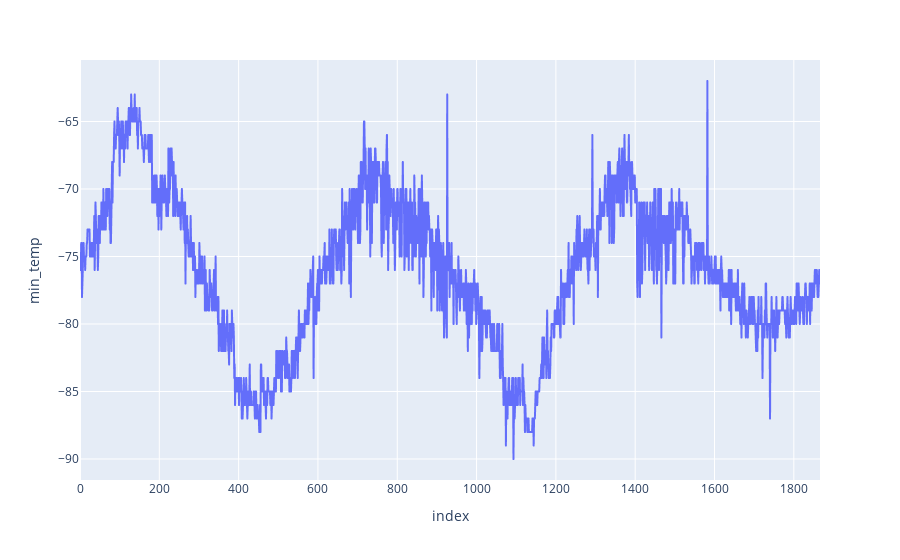

Write notebook code for a chart like this one.
### Code cell
# 5. How many terrestrial (earth) days are there in a Martian year?
#Plot the line graph to measure the differene between number of index values. On average this value is 1425- 750 = 675 days
fig = px.line(df['min_temp'], y='min_temp')
fig.show()

### Figure 1 — Plotly figure (JSON) as saved in the notebook; plotly's stock layout.template omitted (floating-point values rounded to 4 significant figures; data arrays with more than 128 entries replaced by an {"elided": "..."} marker saying what was removed)
{"data": [{"hovertemplate": "index=%{x}<br>min_temp=%{y}<extra></extra>", "legendgroup": "", "line": {"color": "#636efa", "dash": "solid"}, "marker": {"symbol": "circle"}, "mode": "lines", "name": "", "showlegend": false, "type": "scattergl", "x": {"elided": "1867 int values"}, "xaxis": "x", "y": {"elided": "1867 int values"}, "yaxis": "y"}], "layout": {"legend": {"tracegroupgap": 0}, "margin": {"t": 60}, "xaxis": {"anchor": "y", "domain": [0, 1], "title": {"text": "index"}}, "yaxis": {"anchor": "x", "domain": [0, 1], "title": {"text": "min_temp"}}}}
